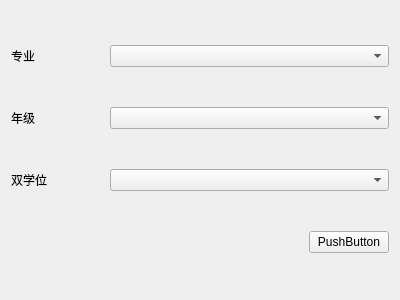
<?xml version="1.0" encoding="UTF-8"?>
<ui version="4.0">
 <class>Frame</class>
 <widget class="QFrame" name="Frame">
  <property name="geometry">
   <rect>
    <x>0</x>
    <y>0</y>
    <width>400</width>
    <height>300</height>
   </rect>
  </property>
  <property name="windowTitle">
   <string>Frame</string>
  </property>
  <layout class="QVBoxLayout" name="verticalLayout">
   <item>
    <layout class="QHBoxLayout" name="horizontalLayout" stretch="1,3">
     <item>
      <widget class="QLabel" name="label">
       <property name="text">
        <string>专业</string>
       </property>
      </widget>
     </item>
     <item>
      <widget class="QComboBox" name="major"/>
     </item>
    </layout>
   </item>
   <item>
    <layout class="QHBoxLayout" name="horizontalLayout_2" stretch="1,3">
     <item>
      <widget class="QLabel" name="label_2">
       <property name="text">
        <string>年级</string>
       </property>
      </widget>
     </item>
     <item>
      <widget class="QComboBox" name="grade"/>
     </item>
    </layout>
   </item>
   <item>
    <layout class="QHBoxLayout" name="horizontalLayout_3" stretch="1,3">
     <item>
      <widget class="QLabel" name="label_3">
       <property name="text">
        <string>双学位</string>
       </property>
      </widget>
     </item>
     <item>
      <widget class="QComboBox" name="double_major"/>
     </item>
    </layout>
   </item>
   <item>
    <layout class="QHBoxLayout" name="horizontalLayout_4">
     <item>
      <spacer name="horizontalSpacer">
       <property name="orientation">
        <enum>Qt::Orientation::Horizontal</enum>
       </property>
       <property name="sizeHint" stdset="0">
        <size>
         <width>40</width>
         <height>20</height>
        </size>
       </property>
      </spacer>
     </item>
     <item>
      <widget class="QPushButton" name="pushButton">
       <property name="text">
        <string>PushButton</string>
       </property>
      </widget>
     </item>
    </layout>
   </item>
  </layout>
 </widget>
 <resources/>
 <connections/>
</ui>
